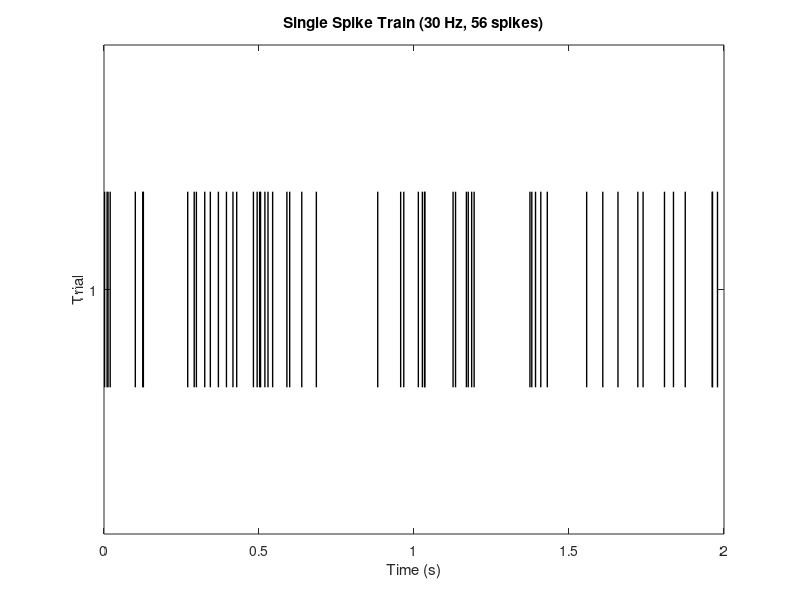
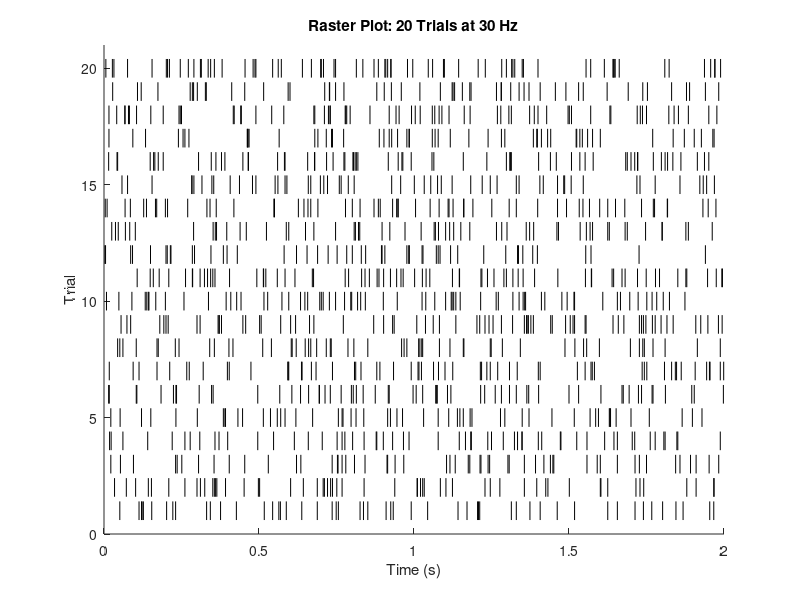

Write the MATLAB code that produced these figures, in order. (Note: this script raises an error after producing the figures.)
% MODULE 05: NEURAL CODING -- Spike Train Generation and Visualization
% Generate Poisson spike trains and visualize with raster plots, PSTH, and ISI.
%
% Part of the Matlab for Computational Neuroscience course
% Module 05: Neural Coding
%
% What you'll see when you run this:
%   Figure 1: Single-trial raster plot of a 30 Hz spike train
%   Figure 2: Multi-trial raster plot (20 trials)
%   Figure 3: PSTH (peri-stimulus time histogram) -- average firing rate
%   Figure 4: Interspike interval histogram

clear; clc; close all;
rng(42);

%% 1. Generate a Single Spike Train
% A neuron fires at 30 Hz (30 spikes per second).
% At each 1 ms time step, the probability of a spike is rate * dt.

rate = 30;           % firing rate in Hz
dt = 0.001;          % time step: 1 ms
T = 2;               % total recording time: 2 seconds
n_steps = T / dt;    % number of time steps
time = (1:n_steps) * dt;

% Generate spikes: random number < rate*dt means spike
spikes = rand(1, n_steps) < rate * dt;

% Find spike times
spike_times = time(spikes);
actual_rate = sum(spikes) / T;

fprintf('--- Single Spike Train ---\n');
fprintf('Requested rate: %d Hz\n', rate);
fprintf('Generated spikes: %d\n', sum(spikes));
fprintf('Actual rate: %.1f Hz\n', actual_rate);
fprintf('Duration: %.1f seconds\n\n', T);

% Plot raster for single trial
figure;
for s = 1:length(spike_times)
    plot([spike_times(s) spike_times(s)], [0.6 1.4], 'k-', 'LineWidth', 1);
    hold on;
end
hold off;
xlabel('Time (s)');
ylabel('Trial');
title(sprintf('Single Spike Train (%d Hz, %d spikes)', rate, sum(spikes)));
ylim([0 2]);
set(gca, 'YTick', 1, 'YTickLabel', {'1'});

%% 2. Multi-Trial Raster Plot
% Generate 20 trials and plot all spike trains together.
% Each trial is a new random realization of the same 30 Hz process.

n_trials = 20;

figure;
hold on;
for trial = 1:n_trials
    trial_spikes = rand(1, n_steps) < rate * dt;
    trial_spike_times = time(trial_spikes);
    % Plot each spike as a short vertical line
    for s = 1:length(trial_spike_times)
        plot([trial_spike_times(s) trial_spike_times(s)], ...
            [trial-0.4 trial+0.4], 'k-', 'LineWidth', 0.5);
    end
end
hold off;
xlabel('Time (s)');
ylabel('Trial');
title(sprintf('Raster Plot: %d Trials at %d Hz', n_trials, rate));
ylim([0 n_trials + 1]);

fprintf('--- Multi-Trial Raster ---\n');
fprintf('Trials: %d\n', n_trials);
fprintf('Each trial: %.1f seconds at %d Hz\n\n', T, rate);

%% 3. PSTH (Peri-Stimulus Time Histogram)
% Average the spike counts across trials in time bins.
% This reveals the underlying firing rate over time.

bin_size = 0.05;  % 50 ms bins
bin_edges = 0:bin_size:T;
total_counts = zeros(1, length(bin_edges) - 1);

rng(42);  % reset for reproducibility
for trial = 1:n_trials
    trial_spikes = rand(1, n_steps) < rate * dt;
    trial_spike_times = time(trial_spikes);
    counts = histcounts(trial_spike_times, bin_edges);
    total_counts = total_counts + counts;
end

% Convert counts to firing rate: counts / (n_trials * bin_size)
firing_rate_psth = total_counts / (n_trials * bin_size);
bin_centers = bin_edges(1:end-1) + bin_size / 2;

figure;
bar(bin_centers, firing_rate_psth, 1);
xlabel('Time (s)');
ylabel('Firing Rate (Hz)');
title(sprintf('PSTH: Average Firing Rate Over Time (%d trials)', n_trials));
% Add a reference line at the expected rate
hold on;
plot([0 T], [rate rate], 'r--', 'LineWidth', 2);
hold off;
legend('PSTH', sprintf('Expected rate (%d Hz)', rate));

fprintf('--- PSTH ---\n');
fprintf('Bin size: %.0f ms\n', bin_size * 1000);
fprintf('Number of bins: %d\n', length(bin_centers));
fprintf('Mean PSTH rate: %.1f Hz (expected: %d Hz)\n\n', mean(firing_rate_psth), rate);

%% 4. Interspike Interval Histogram
% The time between consecutive spikes.
% For a Poisson process, ISIs follow an exponential distribution.

rng(42);
all_spikes = rand(1, n_steps) < rate * dt;
all_spike_times = time(all_spikes);
isis = diff(all_spike_times);  % interspike intervals

figure;
histogram(isis * 1000, 30);  % convert to ms
xlabel('Interspike Interval (ms)');
ylabel('Count');
title('ISI Histogram (should look exponential for Poisson)');

% Add expected exponential curve
hold on;
x_ms = linspace(0, max(isis) * 1000, 100);
% For a Poisson process: P(ISI = t) = rate * exp(-rate * t)
expected = length(isis) * (x_ms(2) - x_ms(1)) / 1000 * rate * exp(-rate * x_ms / 1000);
plot(x_ms, expected, 'r-', 'LineWidth', 2);
hold off;
legend('Observed ISIs', 'Expected (exponential)');

fprintf('--- ISI Statistics ---\n');
fprintf('Number of ISIs: %d\n', length(isis));
fprintf('Mean ISI: %.1f ms (expected: %.1f ms)\n', mean(isis) * 1000, 1000 / rate);
fprintf('Std ISI:  %.1f ms\n', std(isis) * 1000);
fprintf('Min ISI:  %.1f ms\n', min(isis) * 1000);
fprintf('Max ISI:  %.1f ms\n', max(isis) * 1000);
